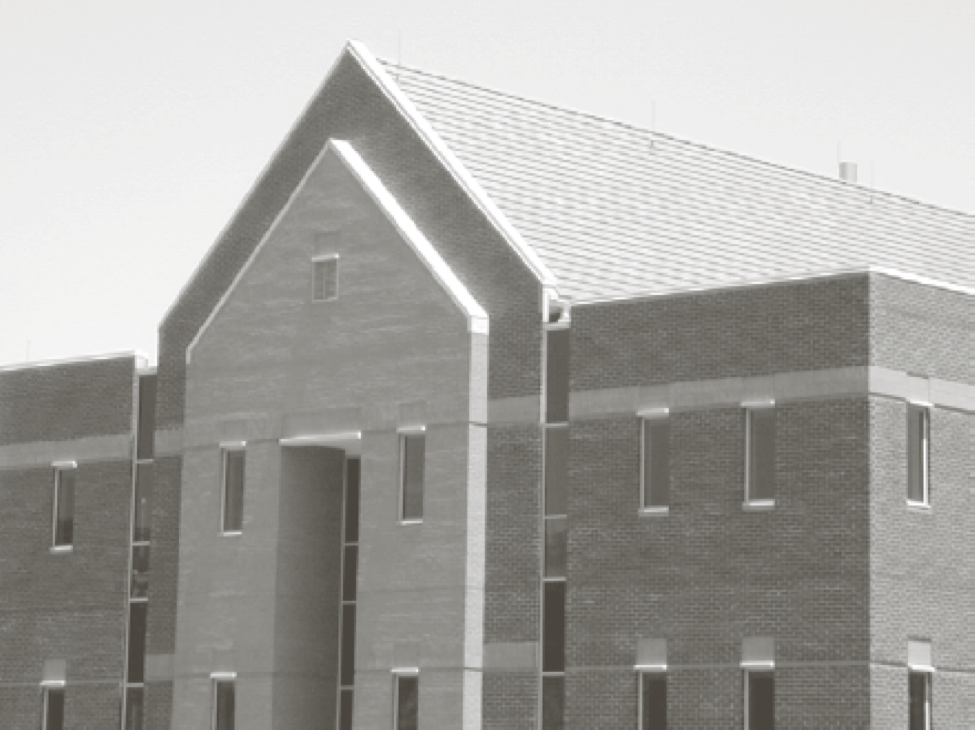
//> input picture CannyFun/building.png, 975 x 730 px
$ ./CannyFun   (built with g++ and OpenCV 4)
//> lines starting //> are read from the running program, lines starting //| are printed output that depends on the picture; after the words box and inside, x2 and y2 are one past the last pixel; in counts of white or black regions, pixels touching at a corner belong together
/*
  Algoritmo di Canny
  STEP:
  - Convoluzione dell'immagine di input con un filtro Gaussiano.
  - Calcolare la magnitudo e l'orientazione del gradiente.
  - Applicare la non maxima suppression.
  - Applicare il thresholding con isteresi.
*/

#include <opencv2/opencv.hpp>
#include <cstdlib>
#include <iostream>

using namespace std;
using namespace cv;

static void myCanny(Mat& src, Mat& output, int kernel_size);
static void nonMaxSuppression(Mat& mag, Mat& orientations, Mat& nms);
void thresholding(Mat& img, Mat& out, int lth, int hth);

const int kernel_size = 3;

int main(int argc, char** argv) {

    //Lettura immagine
    Mat image = imread("C:\\antonio\\Parthenope\\Elim\\Laboratorio\\Slide 7\\building.png", IMREAD_GRAYSCALE);
//> image: 730 rows x 975 cols, CV_8UC1; min 70, max 255, mean 165.4

    if (image.empty())
    {
        cout << "Could not open or find the image" << endl;
        return -1;
    }

    Mat output;
    myCanny(image, output, kernel_size);
    imshow("Canny", output);
    waitKey(0);

    return 0;
}


static void myCanny(Mat& src, Mat& output, int kernel_size)
{
//> called with kernel_size = 3
    Mat Gauss;
    GaussianBlur(src, Gauss, Size(5, 5), 0, 0); //Applico la gaussiana.

    //Applico i filtri di Sobel per ottenere le due immagini in cui ho le due componenti del vettore gradiente.
    Mat Dx;
    Sobel(Gauss, Dx, CV_32FC1, 1, 0, kernel_size);
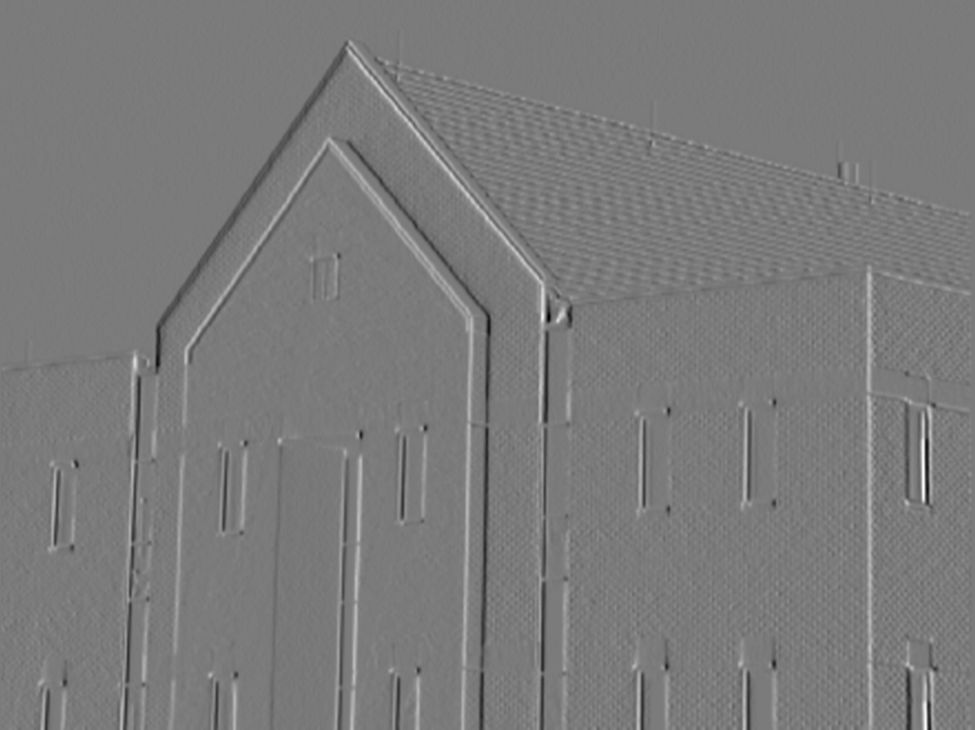
//> Dx: 730 rows x 975 cols, CV_32FC1; min -286, max 306, mean 0.2; drawn with min black and max white

    Mat Dy;
    Sobel(Gauss, Dy, CV_32FC1, 0, 1, kernel_size);
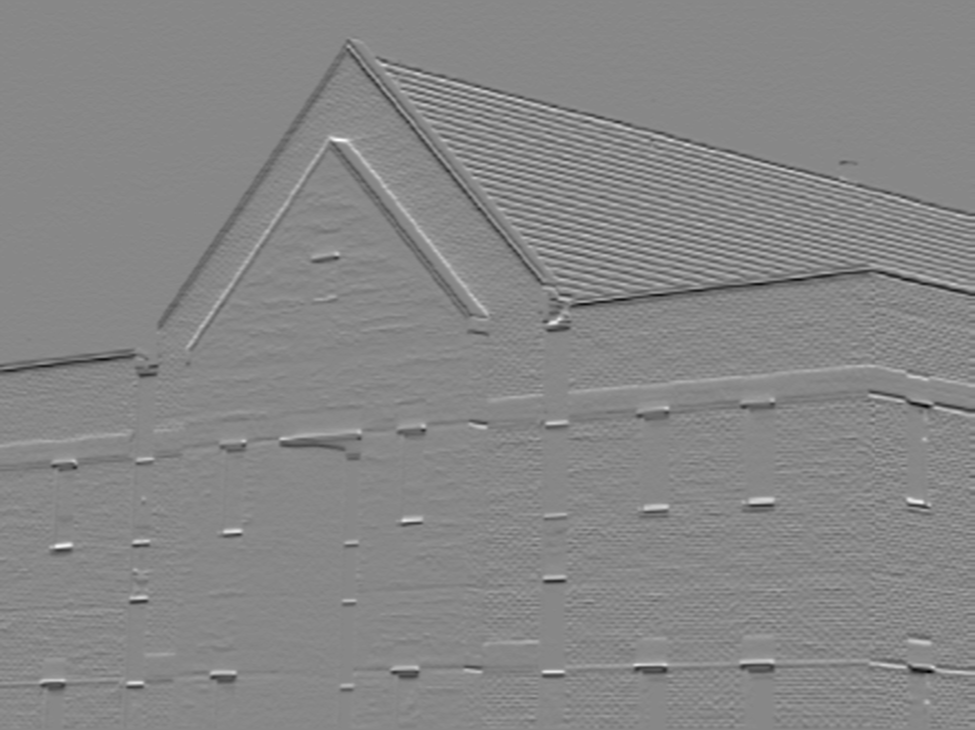
//> Dy: 730 rows x 975 cols, CV_32FC1; min -284, max 250, mean -1.3; drawn with min black and max white

    //Calcolo della magnitudo M(radice quadrata della somma delle componenti al quadrato oppure con la somma dei valori assoluti delle 2 componenti).
    Mat mag, Dx2, Dy2;
    pow(Dx, 2, Dx2);
    pow(Dy, 2, Dy2);
    sqrt(Dx2 + Dy2, mag);
    normalize(mag, mag, 0, 255, NORM_MINMAX, CV_8U);

    //Calcolo dell'orientazione.
    Mat orientations;
    phase(Dx, Dy, orientations, true);
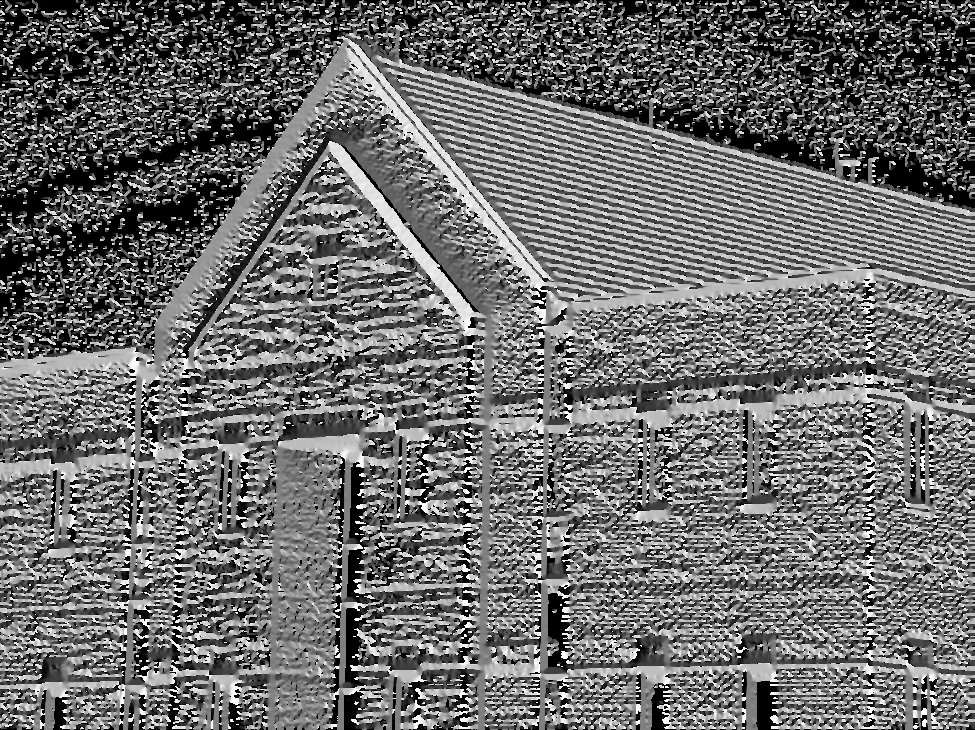
//> orientations: 730 rows x 975 cols, CV_32FC1; min 0, max 359.8, mean 154.2; drawn with min black and max white

    Mat nms = Mat::zeros(mag.rows, mag.cols, CV_8U);
    nonMaxSuppression(mag, orientations, nms);

    Mat out = Mat::zeros(mag.rows, mag.cols, CV_8U);
    thresholding(nms, out, 35, 85);

    output = out;
}

static void nonMaxSuppression(Mat& mag, Mat& orientations, Mat& nms)
{
    for (int i = 1; i < mag.rows - 1; i++)
    {
        for (int j = 1; j < mag.cols - 1; j++)
        {
            float angle = orientations.at<float>(i, j);
            angle = angle > 180 ? angle - 360 : angle;

            //Analizzo i 4 intervalli di angoli.
            //Verifico se il pixel centrale mag.at(i,j) è maggiore dei suoi vicini in quella direzione.
            if ((-22.5 < angle) && (angle <= 22.5) || (-157.5 < angle) && (angle <= 157.5)) {
                if (mag.at<uchar>(i, j) >= mag.at<uchar>(i, j - 1) && mag.at<uchar>(i, j) >= mag.at<uchar>(i, j + 1)) //Direzione verticale.
                    nms.at<uchar>(i, j) = mag.at<uchar>(i, j);
            }
            else if ((-67.5 < angle) && (angle <= -22.5) || (112.5 < angle) && (angle <= 157.5)) {
                if (mag.at<uchar>(i, j) >= mag.at<uchar>(i - 1, j - 1) && mag.at<uchar>(i, j) >= mag.at<uchar>(i + 1, j + 1))
                    nms.at<uchar>(i, j) = mag.at<uchar>(i, j);
            }
            else if ((-112.5 < angle) && (angle <= -67.5) || (67.5 < angle) && (angle <= 112.5)) {
                if (mag.at<uchar>(i, j) >= mag.at<uchar>(i - 1, j) && mag.at<uchar>(i, j) >= mag.at<uchar>(i + 1, j)) //Direzione orizzontale.
                    nms.at<uchar>(i, j) = mag.at<uchar>(i, j);
            }
            else if ((-157.5 < angle) && (angle <= -112.5) || (22.5 < angle) && (angle <= 67.5)) {
                if (mag.at<uchar>(i, j) >= mag.at<uchar>(i + 1, j - 1) && mag.at<uchar>(i, j) >= mag.at<uchar>(i + 1, j + 1))
                    nms.at<uchar>(i, j) = mag.at<uchar>(i, j);
            }
        }
    }
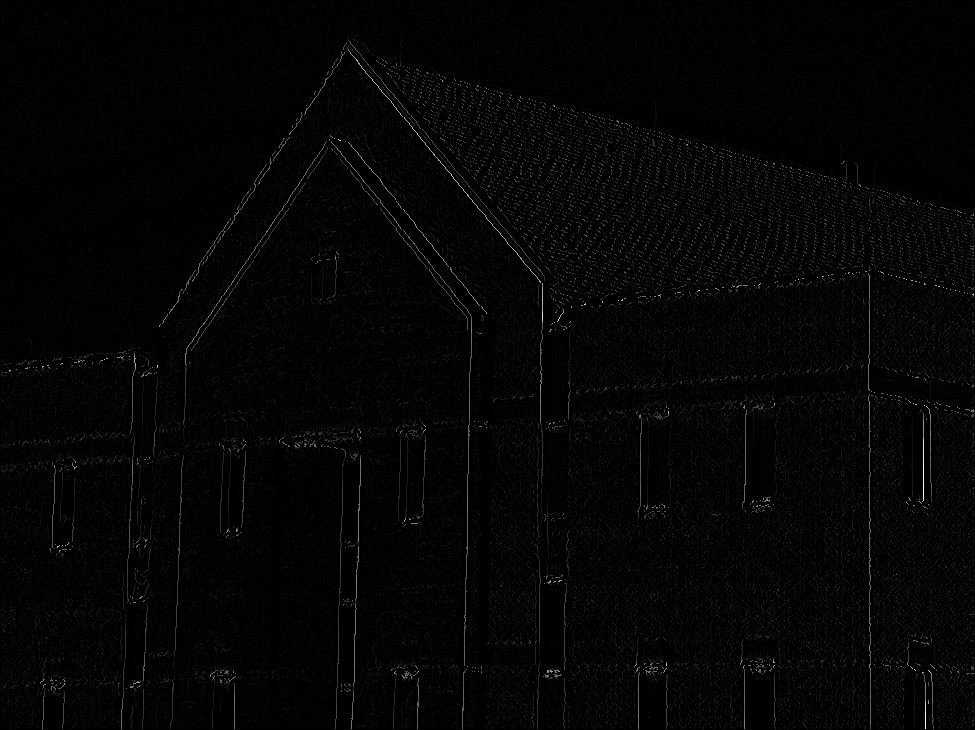
//> nms: 730 rows x 975 cols, CV_8UC1; min 0, max 255, mean 3.5
    imshow("Nms", nms);
    imshow("Angle", orientations);
    imshow("Mag", mag);
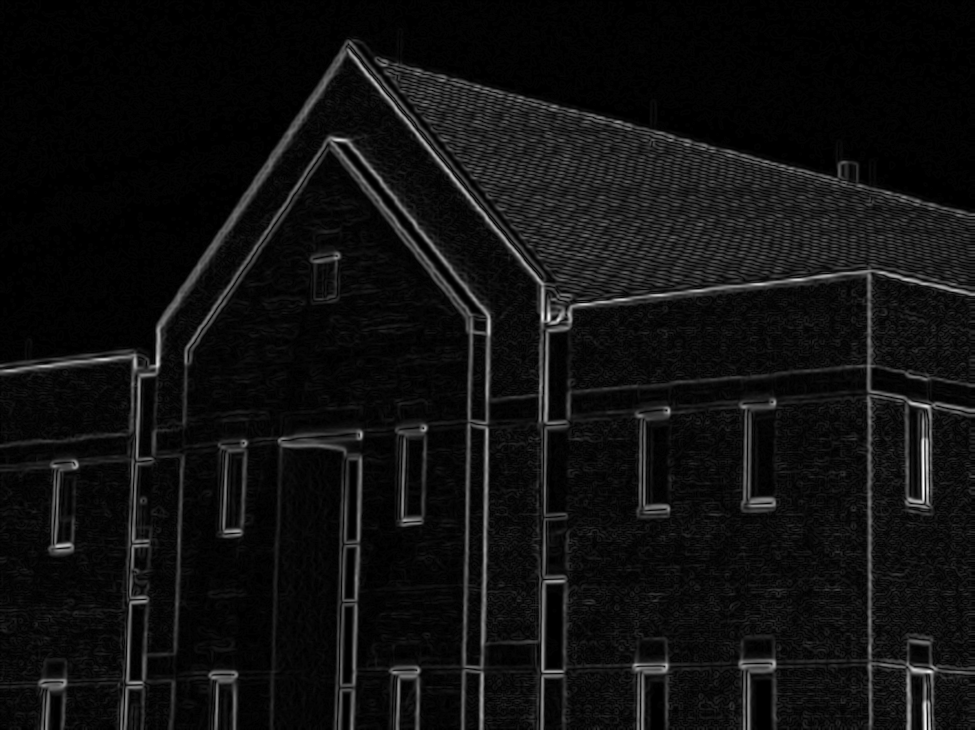
//> window 'Mag': 730 rows x 975 cols, CV_8UC1; min 0, max 255, mean 16.2
    waitKey(0);
}

void thresholding(Mat& img, Mat& out, int lth, int hth)
{
//> called with lth = 35, hth = 85
    for (int i = 1; i < img.rows - 1; i++)
    {
        for (int j = 1; j < img.cols - 1; j++)
        {
            if (img.at<uchar>(i, j) > hth) //Verifico se il pixel è maggiore della soglia alta.
            {
                for (int u = -1; u <= 1; u++) //Intorno 3x3 del pixel.
                {
                    for (int v = -1; v <= 1; v++)
                    {
                        if (img.at<uchar>(i + u, j + v) > lth && img.at<uchar>(i + u, j + v) < hth) //Se il pixel è maggiore della soglia alta verifico se nel suo intorno c'è un pixel maggiore della soglia bassa.
                            out.at<uchar>(i + u, j + v) = 255; //Lo promuovo a pixel forte.
                    }
                }
            }
            else if (img.at<uchar>(i, j) < lth)
                out.at<uchar>(i, j) = 0; //Altrimenti lo lascio a 0.
        }
    }
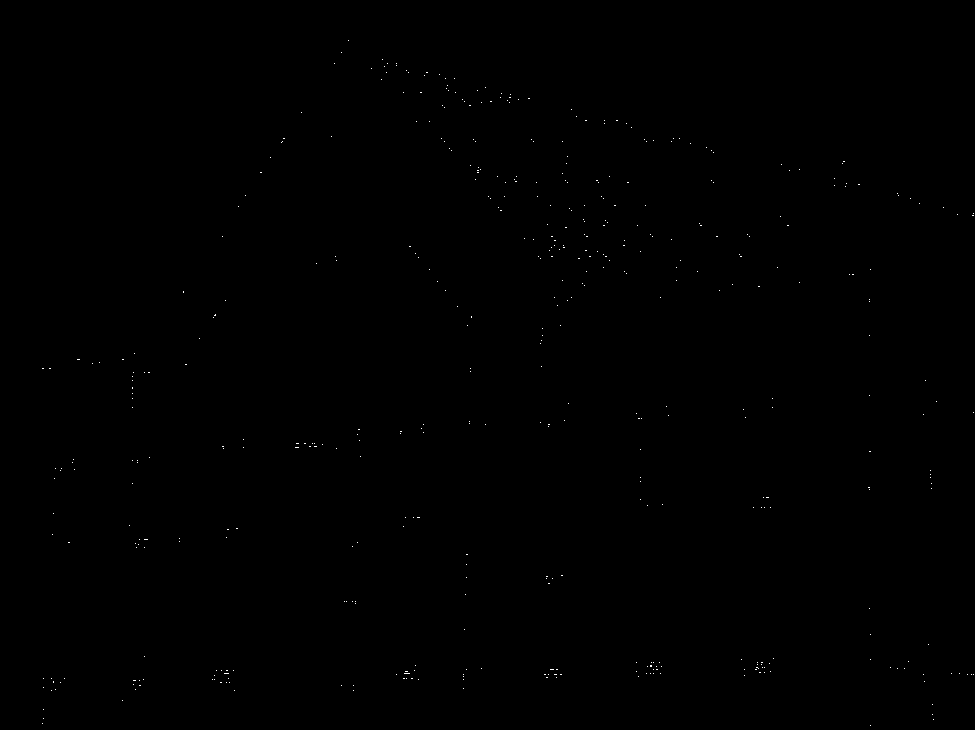
//> out: 730 rows x 975 cols, CV_8UC1; 0.08% white in thin lines or dots, all inside (x1, y1, x2, y2) = (42, 40, 974, 726)
}
